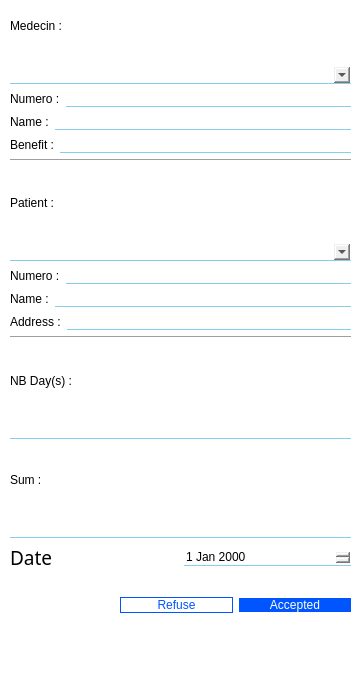
<?xml version="1.0" encoding="UTF-8"?>
<ui version="4.0">
 <class>AddTrait</class>
 <widget class="QDialog" name="AddTrait">
  <property name="geometry">
   <rect>
    <x>0</x>
    <y>0</y>
    <width>360</width>
    <height>700</height>
   </rect>
  </property>
  <property name="windowTitle">
   <string>Dialog</string>
  </property>
  <property name="styleSheet">
   <string notr="true">QDialog
{
	background-color: rgb(255, 255, 255);
}</string>
  </property>
  <widget class="QWidget" name="horizontalLayoutWidget">
   <property name="geometry">
    <rect>
     <x>120</x>
     <y>580</y>
     <width>231</width>
     <height>51</height>
    </rect>
   </property>
   <layout class="QHBoxLayout" name="horizontalLayout">
    <item>
     <widget class="QPushButton" name="refuse">
      <property name="cursor">
       <cursorShape>PointingHandCursor</cursorShape>
      </property>
      <property name="styleSheet">
       <string notr="true">QPushButton
{
font: 14pt &quot;Snap ITC&quot;;
}
QPushButton
{
	font: 14pt &quot;Snap ITC&quot;;

	background-color: rgb(255, 255, 255);
	color:rgb(0, 85, 255) ;
	border-color: rgb(0,85,255);
	border-style: solid 5px;
	border : 1px solid rgb(0,85,255);
	border-radius: 10px;
}
QPushButton:hover
{
border : 2px solid rgb(0,0,255);
color : rgb(0, 0, 255);
}
</string>
      </property>
      <property name="text">
       <string>Refuse</string>
      </property>
     </widget>
    </item>
    <item>
     <widget class="QPushButton" name="Accpted">
      <property name="cursor">
       <cursorShape>PointingHandCursor</cursorShape>
      </property>
      <property name="styleSheet">
       <string notr="true">QPushButton
{
font: 14pt &quot;Snap ITC&quot;;
}
QPushButton
{
	color: rgb(255, 255, 255);
	background-color: rgb(0, 85, 255) ;
	border-radius: 10px;
	font: 14pt &quot;Snap ITC&quot;;
}
QPushButton:hover
{
	/*background-color: rgb(255, 0, 127);*/
	background-color: rgb(255, 255, 255);
	color:  rgb(0, 85, 255) ;
	border-color:rgb(0, 85, 255) ;
	border-style: solid 5px;
	border : 1px solid rgb(0, 85, 255) ;
	border-radius: 10px;
}
</string>
      </property>
      <property name="text">
       <string>Accepted</string>
      </property>
     </widget>
    </item>
   </layout>
  </widget>
  <widget class="QWidget" name="verticalLayoutWidget">
   <property name="geometry">
    <rect>
     <x>10</x>
     <y>-10</y>
     <width>341</width>
     <height>581</height>
    </rect>
   </property>
   <layout class="QVBoxLayout" name="verticalLayout">
    <item>
     <widget class="QLabel" name="label_11">
      <property name="styleSheet">
       <string notr="true">font: 14pt &quot;Snap ITC&quot;;</string>
      </property>
      <property name="text">
       <string>Medecin :</string>
      </property>
     </widget>
    </item>
    <item>
     <widget class="QComboBox" name="medecin">
      <property name="styleSheet">
       <string notr="true">QComboBox
{
	border-top:none;
	border-rigth:none;
	border-left:none;	
	border-bottom:1px solid skyblue;
	font: 11pt &quot;Segoe Script&quot;;
}</string>
      </property>
     </widget>
    </item>
    <item>
     <layout class="QHBoxLayout" name="horizontalLayout_4">
      <item>
       <widget class="QLabel" name="label_5">
        <property name="styleSheet">
         <string notr="true">font: 14pt &quot;Snap ITC&quot;;</string>
        </property>
        <property name="text">
         <string>Numero :</string>
        </property>
       </widget>
      </item>
      <item>
       <widget class="QLineEdit" name="lineEdit">
        <property name="styleSheet">
         <string notr="true">QLineEdit
{
	border-top:none;
	border-rigth:none;
	border-left:none;	
	border-bottom:1px solid skyblue;
	font: 11pt &quot;Segoe Script&quot;;
}</string>
        </property>
       </widget>
      </item>
     </layout>
    </item>
    <item>
     <layout class="QHBoxLayout" name="horizontalLayout_2">
      <item>
       <widget class="QLabel" name="label">
        <property name="styleSheet">
         <string notr="true">font: 14pt &quot;Snap ITC&quot;;</string>
        </property>
        <property name="text">
         <string>Name :</string>
        </property>
       </widget>
      </item>
      <item>
       <widget class="QLineEdit" name="lineEdit_6">
        <property name="styleSheet">
         <string notr="true">QLineEdit
{
	border-top:none;
	border-rigth:none;
	border-left:none;	
	border-bottom:1px solid skyblue;
	font: 11pt &quot;Segoe Script&quot;;
}</string>
        </property>
       </widget>
      </item>
     </layout>
    </item>
    <item>
     <layout class="QHBoxLayout" name="horizontalLayout_3">
      <item>
       <widget class="QLabel" name="label_4">
        <property name="styleSheet">
         <string notr="true">font: 14pt &quot;Snap ITC&quot;;</string>
        </property>
        <property name="text">
         <string>Benefit :</string>
        </property>
       </widget>
      </item>
      <item>
       <widget class="QLineEdit" name="lineEdit_4">
        <property name="styleSheet">
         <string notr="true">QLineEdit
{
	border-top:none;
	border-rigth:none;
	border-left:none;	
	border-bottom:1px solid skyblue;
	font: 11pt &quot;Segoe Script&quot;;
}</string>
        </property>
       </widget>
      </item>
     </layout>
    </item>
    <item>
     <widget class="Line" name="line">
      <property name="orientation">
       <enum>Qt::Horizontal</enum>
      </property>
     </widget>
    </item>
    <item>
     <widget class="QLabel" name="label_9">
      <property name="styleSheet">
       <string notr="true">font: 14pt &quot;Snap ITC&quot;;</string>
      </property>
      <property name="text">
       <string>Patient :</string>
      </property>
     </widget>
    </item>
    <item>
     <widget class="QComboBox" name="patient">
      <property name="styleSheet">
       <string notr="true">QComboBox
{
	border-top:none;
	border-rigth:none;
	border-left:none;	
	border-bottom:1px solid skyblue;
	font: 11pt &quot;Segoe Script&quot;;
}</string>
      </property>
     </widget>
    </item>
    <item>
     <layout class="QHBoxLayout" name="horizontalLayout_8">
      <item>
       <widget class="QLabel" name="label_10">
        <property name="styleSheet">
         <string notr="true">font: 14pt &quot;Snap ITC&quot;;</string>
        </property>
        <property name="text">
         <string>Numero :</string>
        </property>
       </widget>
      </item>
      <item>
       <widget class="QLineEdit" name="lineEdit_5">
        <property name="styleSheet">
         <string notr="true">QLineEdit
{
	border-top:none;
	border-rigth:none;
	border-left:none;	
	border-bottom:1px solid skyblue;
	font: 11pt &quot;Segoe Script&quot;;
}</string>
        </property>
       </widget>
      </item>
     </layout>
    </item>
    <item>
     <layout class="QHBoxLayout" name="horizontalLayout_6">
      <item>
       <widget class="QLabel" name="label_2">
        <property name="styleSheet">
         <string notr="true">
font: 14pt &quot;Snap ITC&quot;;

</string>
        </property>
        <property name="text">
         <string>Name :</string>
        </property>
       </widget>
      </item>
      <item>
       <widget class="QLineEdit" name="lineEdit_8">
        <property name="styleSheet">
         <string notr="true">QLineEdit
{
	border-top:none;
	border-rigth:none;
	border-left:none;	
	border-bottom:1px solid skyblue;
	font: 11pt &quot;Segoe Script&quot;;
}</string>
        </property>
       </widget>
      </item>
     </layout>
    </item>
    <item>
     <layout class="QHBoxLayout" name="horizontalLayout_7">
      <item>
       <widget class="QLabel" name="label_6">
        <property name="styleSheet">
         <string notr="true">font: 14pt &quot;Snap ITC&quot;;
</string>
        </property>
        <property name="text">
         <string>Address :</string>
        </property>
       </widget>
      </item>
      <item>
       <widget class="QLineEdit" name="lineEdit_3">
        <property name="styleSheet">
         <string notr="true">QLineEdit
{
	border-top:none;
	border-rigth:none;
	border-left:none;	
	border-bottom:1px solid skyblue;
	font: 11pt &quot;Segoe Script&quot;;
}</string>
        </property>
       </widget>
      </item>
     </layout>
    </item>
    <item>
     <widget class="Line" name="line_2">
      <property name="orientation">
       <enum>Qt::Horizontal</enum>
      </property>
     </widget>
    </item>
    <item>
     <widget class="QLabel" name="label_8">
      <property name="styleSheet">
       <string notr="true">font: 14pt &quot;Snap ITC&quot;;</string>
      </property>
      <property name="text">
       <string>NB Day(s) :</string>
      </property>
     </widget>
    </item>
    <item>
     <widget class="QLineEdit" name="lineEdit_2">
      <property name="styleSheet">
       <string notr="true">QLineEdit
{
	border-top:none;
	border-rigth:none;
	border-left:none;	
	border-bottom:1px solid skyblue;
	font: 11pt &quot;Segoe Script&quot;;
}</string>
      </property>
     </widget>
    </item>
    <item>
     <widget class="QLabel" name="label_7">
      <property name="styleSheet">
       <string notr="true">font: 14pt &quot;Snap ITC&quot;;</string>
      </property>
      <property name="text">
       <string>Sum :</string>
      </property>
     </widget>
    </item>
    <item>
     <widget class="QLineEdit" name="lineEdit_7">
      <property name="styleSheet">
       <string notr="true">QLineEdit
{
	border-top:none;
	border-rigth:none;
	border-left:none;	
	border-bottom:1px solid skyblue;
	font: 11pt &quot;Segoe Script&quot;;
}</string>
      </property>
     </widget>
    </item>
    <item>
     <layout class="QHBoxLayout" name="horizontalLayout_5">
      <item>
       <widget class="QLabel" name="label_3">
        <property name="font">
         <font>
          <family>Snap ITC</family>
          <pointsize>14</pointsize>
         </font>
        </property>
        <property name="styleSheet">
         <string notr="true">font: 14pt &quot;Snap ITC&quot;;</string>
        </property>
        <property name="text">
         <string>Date</string>
        </property>
       </widget>
      </item>
      <item>
       <widget class="QDateEdit" name="dateEdit">
        <property name="styleSheet">
         <string notr="true">QDateEdit
{
	border-top:none;
	border-rigth:none;
	border-left:none;	
	border-bottom:1px solid skyblue;
	font: 11pt &quot;Segoe Script&quot;;
}</string>
        </property>
       </widget>
      </item>
     </layout>
    </item>
   </layout>
  </widget>
 </widget>
 <resources/>
 <connections/>
</ui>
